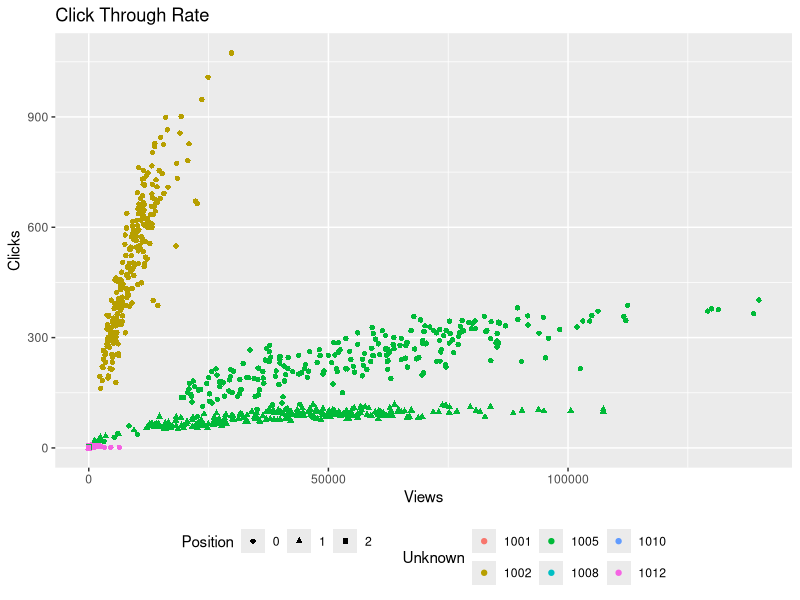

Recreate this plot in R. (Note: this script raises an error after producing the figure.)
## ---- chunk 1
options(scipen=999)
library(data.table)
library(car)
library(broom)
library(ggpubr)
library(kableExtra)
library(lsmeans)
library(multcompView)
library(ggplot2)
library(gridExtra)
click_through <- read.csv("avazu_app_clicks.csv")
click_through$Unknown <- as.factor(click_through$Unknown)
click_through$Position <- as.factor(click_through$Position)
## ---- chunk 2
ggplot(click_through,
         aes(
           y = Clicks,
           x = Views,
           color = Unknown,
           shape=Position
         )) + geom_point(alpha = 1) + 
  theme(legend.position="bottom") + 
  ggtitle("Click Through Rate")
## ---- chunk 3
all_zero <- lm(Clicks~Views,data=click_through)
all_zero_anova <- anova(all_zero)
knitr::kable(data.frame(all_zero_anova))
## ---- chunk 4
all_zero <- lm(Clicks~Views + Position + Views*Position,data=click_through)
all_zero_anova <- anova(all_zero)
knitr::kable(data.frame(all_zero_anova))
## ---- chunk 5
options(scipen=999)
ancova_model_full <- lm(Clicks ~ 
              #Main Effects
              Views + Position + Unknown +
              #Fixed Interactions
              Position:Views + Unknown:Views 
              ,data=click_through)
anc <- data.frame(Anova(ancova_model_full,type = "3"))
colnames(anc) <- c("SS","DF","F","P")
knitr::kable(anc)
## ---- chunk 6
knitr::kable(anc[1,])
## ---- chunk 7
knitr::kable(anc[2,])
## ---- chunk 8
knitr::kable(anc[3,])
## ---- chunk 9
knitr::kable(anc[4,])
## ---- chunk 10
knitr::kable(anc[5,])
## ---- chunk 11
knitr::kable(anc[6,])
## ---- chunk 12
pos_means <- lsmeans(
  ancova_model_full,
  ~ Position:Views,
  at = list(Views = c(5000,12652.61,50000)),
  adjust = "tukey"
  ) 

pos_means_letters <- cld(
  pos_means,
  alpha = 0.05,
  by = "Views",
  Letters = letters,
  adjust = "tukey"
  )
pos_means_letters$.group = gsub(" ", "", pos_means_letters$.group)


### Plot
pd = position_dodge(0.4)
ggplot(pos_means_letters,
    aes(
    x     = factor(Views),
    y     = lsmean,
    color = Position,
    label = .group
    )) +
  
  geom_point(shape  = 15,
    size   = 4,
    position = pd) +
  
  geom_errorbar(
    aes(ymin  =  lower.CL,
    ymax  =  upper.CL),
    width =  0.2,
    size  =  0.7,
    position = pd
    ) +
  
  theme_bw() +
  theme(
    axis.title   = element_text(face = "bold"),
    axis.text    = element_text(face = "bold"),
    plot.caption = element_text(hjust = 0)
    ) +
  
  ylab("Least Square Means (Tukey Adjusted)") +
  ggtitle ("Banner Positions",
    subtitle = "Three Banner Locations") +
    
  geom_text(
    nudge_x = c(0.135, 0,-0.135, 0.135, 0,-0.135, 0.135, 0,-0.135),
    color   = "black"
    )
## ---- chunk 13
knitr::kable(data.frame(pos_means_letters), row.names = F)
